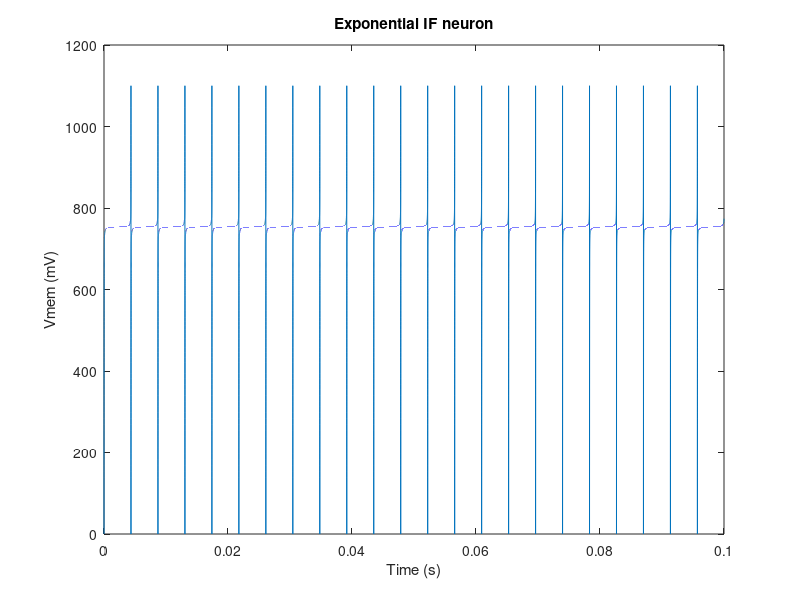

The MATLAB source for this figure:

%for paper: neuromorphic electronic circuit for building autonomous cognitive systems
%P4-5 equ (6) (8) fig (2)
% no adaption 
clear all;
close all;

I0      = 2.178e-12;         %
I0mem   = 8e-12;             %I0 reset current 8pA
K       = 0.6777;            %0.7054;            % Subthreshold slope factor
Ut      = 25.9e-3;           % Thermal voltage 
Ka		=(K*K)/(K+1);
% model parameters
Vp      = 1.1;               %peak Vmem                                   
Vr      = 0;              %reset Vmem(
Vs      = 0.6;
% Time settings
dt   = 5e-7;            % time step 5us
tmax = 0.1;               % simulation time
t    = 0:dt:tmax;       % time step vector
% Circuit voltages
Vlk		=0.3%0.2073;
Vthr	=0.25%0.293;
Cp      = 5e-13;  %-----         % Capacitor of adaptation circuit'
Cmem    = 1e-12;  %-----         % Membrane capacitance of the neuron cell

sptimes    = zeros(1,length(t)-1);
%Iahp 	   = zeros(1,length(t));
Vahp 	   = zeros(1,length(t));
Imem       = zeros(1,length(t)); 
Vmem       = zeros(1,length(t)); 
Ia         = zeros(1,length(t));
NPR        = zeros(1,length(t));
%Frequ 	   = zeros(1,length(t));
%initial 
Vmem(1) 	=Vr;
Imem(1)		=I0mem;
Tspike_ref	=1;
%current define
%percent =linspace(0.2,0.3515,100);%0.4
%percent2=linspace(0.2,0.8,100);%linspace(1,1.7,100);%1.3
%Iahp    =linspace(1e-10,1.1515e-10,31);
%[pp,pp2]=meshgrid(percent, percent2);
%Frequ =zeros(length(percent),length(percent2) );
%Vthr_sim =zeros(length(percent),length(percent2) );
%Vlk_sim =zeros(length(percent),length(percent2) );
% for a=1:length(percent)
%      for b=1:length(percent2)
%Iin2 	=linspace(15e-9,21e-9,100);
% Vthr_sim(a,b)=0;
% Vlk_sim(a,b)=0;
Ith 	=I0*exp((K*Vthr)/Ut) %I0*exp((K*Vthr)/Ut)%Iin*percent*percent2;Iin*percent2(b);%Iin*percent(a)*percent2(b);	%
% Vthr_sim(a,b)=(Ut/K)*log((Ith)/I0);
Itau	=I0*exp((K*Vlk)/Ut)%I0*exp((K*Vlk)/Ut)%Iin*0.1*percent;%Iin*0.1*percent(a);	%
% Vlk_sim(a,b)=(Ut/K)*log((Itau)/I0);
Tau		=(Cmem*Ut)/(K*Itau);
% %adaptation para:
% Ica		=1e-8;
% Vlkahp  =0.1;;
% Vthrahp	=0.3;
% Itau_ahp=I0*exp((K/Ut)*Vlkahp);
% Ith_ahp	=I0*exp((K/Ut)*Vthrahp);
% Tau2	=(Cp*Ut)/(K*Itau_ahp);
% Frequ(a,b)=0;
% for in=1:length(Iin2)
    Iin=20e-9%Iin2(in)
%for k=1:length(Iahp)
    Iahp=1.4295e-9;
for j=2:length(t)
	if Imem(j-1)<I0mem
            Imem(j) = I0mem;
            Vmem(j) = Vr;
%             Iahp(j)	=0;
	end
	if Vmem(j-1) < Vp
		Ia(j-1)=0.5*Imem(j-1);%I0*exp((Ka*Vmem(j-1))/Ut);	%positive feedback current
% 		Iahp(j)=Iahp(j-1)-(dt/Tau2)*(Iahp(j-1));
        Imem(j)=Imem(j-1)+(((Ith/Itau)*(Iin-Iahp-Itau)+((Ia(j-1)/Itau)-1-(Iahp/Itau))*Imem(j-1)+(Ia(j-1)/Itau)*Ith)*(dt/(Tau*(1+(Ith/Imem(j-1))))));
% 		Imem(j)=Imem(j-1)+(((Ith/Itau)*(Iin-Iahp(j-1)-Itau)+((Ia(j-1)/Itau)-1-(Iahp(j-1)/Itau))*Imem(j-1)+(Ia(j-1)/Itau)*Ith)*(dt/(Tau*(1+(Ith/Imem(j-1))))));
%		Imem(j)=Imem(j-1)+(((Ith/Itau)*(Iin-0-Itau)+((Ia(j-1)/Itau)-1-(0/Itau))*Imem(j-1)+(Ia(j-1)/Itau)*Ith)*(dt/(Tau*(1+(Ith/Imem(j-1))))));
%       Vmem(j)=(Ut/K)*log((Imem(j))/I0);
        Vmem(j)=log(Imem(j)/I0)*(1/Ka)*Ut;
%  		Vahp(j)=(Ut/K)*log((Iahp(j))/I0);
	elseif  Vmem(j-1) >Vp
        Vmem(j-1)   = Vp;
        Vmem(j)		= Vr;    
		Imem(j)		= I0mem;
		Ia(j-1) 	= 0.5*Imem(j);%I0*exp((Ka*Vmem(j-1))/Ut);
%  		Iahp(j)=Iahp(j-1)+(dt/Tau2)*((Ith_ahp/Itau_ahp)*Ica-Iahp(j-1));
%  		Vahp(j)=(Ut/K)*log((Iahp(j))/I0);
		Tspike 		=j-1- Tspike_ref;
		Tspike_ref 	=j-1;
		sptimes(j-1) = Tspike*dt;
%  		Frequ(a,b)		 = 1/sptimes(j-1);
        Frequ		 = 1/sptimes(j-1);
	end
end
%end
% end
spikes   = sptimes(sptimes>0); 
%      end
%  end
 figure(1)
% % subplot(8,1,1:3)
 plot(t, Vmem*10^3)
 title('Exponential IF neuron')
 ylabel('Vmem (mV)')	
 xlabel('Time (s)')	
% figure(2)
% plot(t, Vahp);
% figure(3)
%plot(t, Iahp)
%figure(2)
%peaks
%shading interp;
%meshz(pp2,pp,Frequ);
%axis([-inf,inf,-inf,inf,0,inf])
%rotate3d on



